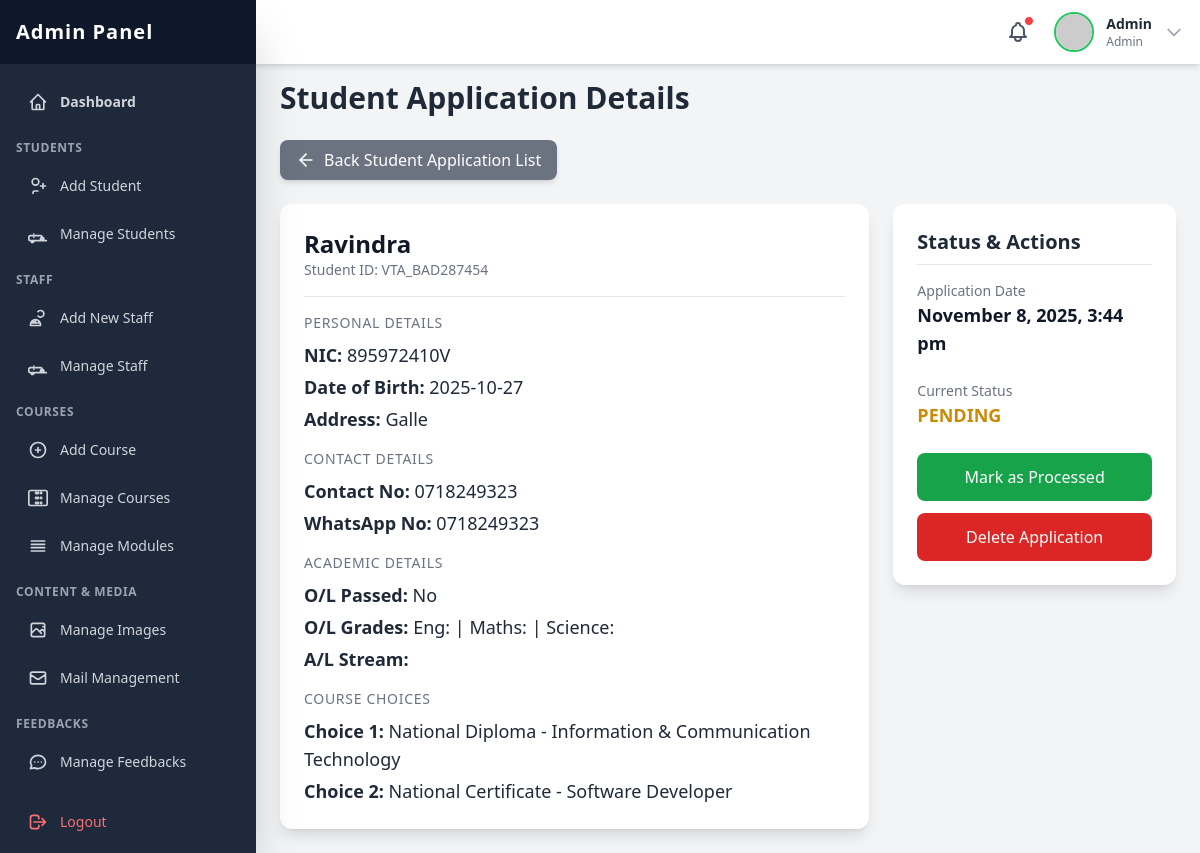
Page /admin/pages/view_student_details.php?id=48 (signed in) on the committed database.
### tables this page shows
CREATE TABLE IF NOT EXISTS `student_enrollments` (
  `id` int UNSIGNED NOT NULL AUTO_INCREMENT,
  `Student_id` varchar(50) NOT NULL,
  `full_name` varchar(255) NOT NULL,
  `nic` varchar(12) NOT NULL,
  `address` text NOT NULL,
  `dob` date NOT NULL,
  `contact_no` varchar(15) NOT NULL,
  `whatsapp_no` varchar(15) DEFAULT NULL,
  `ol_pass_status` enum('Yes','No') NOT NULL,
  `ol_english_grade` varchar(5) DEFAULT NULL,
  `ol_maths_grade` varchar(5) DEFAULT NULL,
  `ol_science_grade` varchar(5) DEFAULT NULL,
  `al_category` enum('science','commerce','arts','tech','other') NOT NULL,
  `course_option_one` varchar(100) NOT NULL,
  `course_option_two` varchar(100) DEFAULT NULL,
  `application_date` timestamp NOT NULL DEFAULT CURRENT_TIMESTAMP,
  `is_processed` tinyint(1) DEFAULT '0',
  PRIMARY KEY (`id`)
);

### admin/pages/view_student_details.php (the view, shortened to what this page needs)
<?php
include_once('../include/header.php');
include_once('../../include/connection.php');
$id = (int)$_GET['id'];
$query = "SELECT * FROM student_enrollments WHERE id = ?";
$stmt = $con->prepare($query);
$stmt->bind_param("i", $id);
$stmt->execute();
$result = $stmt->get_result();
if ($result->num_rows == 1) {
    $student = $result->fetch_assoc();
} else {
    echo "<div class='p-6'><p class='text-red-500'>Error: No student found with ID: " . htmlspecialchars($id) . "</p></div>";
    include_once('../include/footer.php');
    exit();
}
?>
<h2 class="text-3xl font-bold text-gray-800 mb-6">Student Application Details</h2>
<div class="mb-6">
    <a href="manage_students.php"
       class="inline-flex items-center px-4 py-2 bg-gray-500 text-white rounded-lg hover:bg-gray-600 shadow-md transition duration-150">
        <svg xmlns="http://www.w3.org/2000/svg" width="20" height="20" viewBox="0 0 24 24" fill="none" stroke="currentColor" stroke-width="2" stroke-linecap="round" stroke-linejoin="round" class="mr-2"><line x1="19" y1="12" x2="5" y2="12"></line><polyline points="12 19 5 12 12 5"></polyline></svg>
        Back Student Application List
    </a>
</div>
<div class="grid grid-cols-1 lg:grid-cols-3 gap-6">
    <div class="lg:col-span-2 bg-white p-6 rounded-xl shadow-lg">
        <div class="border-b pb-4 mb-4">
            <h3 class="text-2xl font-bold text-gray-900"><?php echo htmlspecialchars($student['full_name']); ?></h3>
            <p class="text-sm text-gray-500">Student ID: <?php echo htmlspecialchars($student['Student_id']); ?></p>
        </div>
        <div class="space-y-4">
             <div>
                <h4 class="text-sm font-medium text-gray-500 uppercase tracking-wider">Personal Details</h4>
                <div class="mt-2 text-lg text-gray-800 space-y-1">
                    <p><strong>NIC:</strong> <?php echo htmlspecialchars($student['nic']); ?></p>
                    <p><strong>Date of Birth:</strong> <?php echo htmlspecialchars($student['dob']); ?></p>
                    <p><strong>Address:</strong> <?php echo nl2br(htmlspecialchars($student['address'])); ?></p>
                </div>
            </div>
             <div>
                <h4 class="text-sm font-medium text-gray-500 uppercase tracking-wider">Contact Details</h4>
                <div class="mt-2 text-lg text-gray-800 space-y-1">
                    <p><strong>Contact No:</strong> <?php echo htmlspecialchars($student['contact_no']); ?></p>
                    <p><strong>WhatsApp No:</strong> <?php echo htmlspecialchars($student['whatsapp_no'] ?? 'N/A'); ?></p>
                </div>
            </div>
            <div>
                 <h4 class="text-sm font-medium text-gray-500 uppercase tracking-wider">Academic Details</h4>
                 <div class="mt-2 text-lg text-gray-800 space-y-1">
                    <p><strong>O/L Passed:</strong> <?php echo htmlspecialchars($student['ol_pass_status']); ?></p>
                    <p><strong>O/L Grades:</strong>
                        Eng: <strong><?php echo htmlspecialchars($student['ol_english_grade'] ?? '-'); ?></strong> |
                        Maths: <strong><?php echo htmlspecialchars($student['ol_maths_grade'] ?? '-'); ?></strong> |
                        Science: <strong><?php echo htmlspecialchars($student['ol_science_grade'] ?? '-'); ?></strong>
                    </p>
                    <p><strong>A/L Stream:</strong> <?php echo htmlspecialchars($student['al_category']); ?></p>
                </div>
            </div>
             <div>
                <h4 class="text-sm font-medium text-gray-500 uppercase tracking-wider">Course Choices</h4>
                <div class="mt-2 text-lg text-gray-800 space-y-1">
                    <p><strong>Choice 1:</strong> <?php echo htmlspecialchars($student['course_option_one']); ?></p>
                    <p><strong>Choice 2:</strong> <?php echo htmlspecialchars($student['course_option_two'] ?? 'N/A'); ?></p>
                </div>
            </div>
        </div>
    </div>
    <div class="lg:col-span-1">
        <div class="bg-white p-6 rounded-xl shadow-lg sticky top-28">
            <h3 class="text-xl font-semibold text-gray-800 mb-4 border-b pb-2">Status & Actions</h3>
            <div class="mb-6">
                <p class="text-sm font-medium text-gray-500">Application Date</p>
                <p class="text-lg font-semibold text-gray-900"><?php echo date('F j, Y, g:i a', strtotime($student['application_date'])); ?></p>
            </div>
            <div class="mb-6">
                <p class="text-sm font-medium text-gray-500">Current Status</p>
                <?php if ($student['is_processed'] == 1): ?>
                    <p class="text-lg font-bold text-green-600">PROCESSED</p>
                <?php else: ?>
                    <p class="text-lg font-bold text-yellow-600">PENDING</p>
                <?php endif; ?>
            </div>
            <div class="space-y-3">
                <?php if ($student['is_processed'] == 0): ?>
                <a href="../lib/student_action_handler.php?action=process&id=<?php echo htmlspecialchars($student['id']); ?>"
                   class="block w-full text-center p-3 font-medium rounded-lg text-white bg-green-600 hover:bg-green-700 transition duration-150">
                    Mark as Processed
                </a>
                <?php endif; ?>
                <a href="../lib/student_action_handler.php?action=delete&id=<?php echo htmlspecialchars($student['id']); ?>"
                   class="block w-full text-center p-3 font-medium rounded-lg text-white bg-red-600 hover:bg-red-700 transition duration-150"
                   onclick="return confirm('Are you sure you want to permanently delete this application? This action cannot be undone.');">
                    Delete Application
                </a>
            </div>
        </div>
    </div>
</div>
<?php
include_once('../include/footer.php');
?>

### admin/include/header.php (shortened to what this page needs)
<?php
$admin_username = isset($_SESSION['admin_username']) ? $_SESSION['admin_username'] : null;
$admin_display_name = 'User';
$admin_display_type = 'Guest';
if ($admin_username) {
    include_once __DIR__ . '/../../include/connection.php';
    if (isset($con)) {
        $query_admin = "SELECT username, type FROM admin WHERE username = ?";
        $stmt_admin = $con->prepare($query_admin);
        if ($stmt_admin) {
            $stmt_admin->bind_param("s", $admin_username);
            $stmt_admin->execute();
            $result_admin = $stmt_admin->get_result();
            if ($result_admin->num_rows == 1) {
                $admin_data = $result_admin->fetch_assoc();
                $admin_display_name = htmlspecialchars($admin_data['username']);
                $admin_display_type = htmlspecialchars(ucfirst($admin_data['type']));
            }
        } else {
             error_log("Admin header: Failed to prepare admin query: " . $con->error);
        }
    } else {
        error_log("Admin header: Database connection not established in connection.php.");
    }
}
?>
<!DOCTYPE html>
<html lang="en">
<head>
    <script src="https://cdn.tailwindcss.com"></script>
    <link href="https://cdnjs.cloudflare.com/ajax/libs/flowbite/2.2.1/flowbite.min.css" rel="stylesheet" />
    <link rel="stylesheet" href="../css/webkit.css">
</head>
<body class="bg-gray-100 min-h-screen">
    <header class="fixed top-0 left-0 right-0 h-16 bg-white shadow-md z-30 flex items-center justify-between px-4 transition-all duration-300" id="page-header">
        <div class="flex items-center space-x-4 relative"> <button class="relative p-2 text-gray-600 hover:text-green-600 transition duration-150 rounded-full hover:bg-gray-100">
                <span class="absolute top-1 right-1 w-2.5 h-2.5 bg-red-500 rounded-full border border-white"></span>
            </button>
            <button id="avatarButton" type="button" data-dropdown-toggle="userDropdown" data-dropdown-placement="bottom-start" class="flex items-center space-x-3 cursor-pointer group">
                <img class="h-10 w-10 rounded-full object-cover border-2 border-green-500" src="https://placehold.co/100x100/10b981/ffffff?text=<?php echo strtoupper(substr($admin_display_name, 0, 1)); ?>" alt="Admin Profile">
                <div class="hidden sm:block text-sm text-left"> <p class="font-semibold text-gray-800"><?php echo $admin_display_name; ?></p>
                    <p class="text-xs text-gray-500"><?php echo $admin_display_type; ?></p>
                </div>
                <svg class="w-5 h-5 text-gray-400 group-hover:text-gray-600 transition duration-150" fill="none" stroke="currentColor" viewBox="0 0 24 24" xmlns="http://www.w3.org/2000/svg"><path stroke-linecap="round" stroke-linejoin="round" stroke-width="2" d="M19 9l-7 7-7-7"></path></svg> </button>
            </div>
    </header>
    <div id="sidebar-wrapper">
        <nav class="fixed top-0 bottom-0 left-0 w-64 bg-slate-800 text-white z-40 transform -translate-x-full lg:translate-x-0 transition-transform duration-300 ease-in-out shadow-2xl" id="page-sidebar">
            <div class="h-16 bg-slate-900 flex items-center justify-between px-4">
                <h1 class="text-xl font-extrabold text-white tracking-wider">Admin Panel</h1>
            </div>
            <div class="px-4 space-y-2 h-full overflow-y-auto pt-4 pb-16">
                 <div class="space-y-1">
                    <a href="Dashboard.php" class="flex items-center p-3 text-sm font-semibold rounded-lg text-gray-300 hover:bg-slate-700 hover:text-white transition duration-150">
                        Dashboard
                    </a>
                    <p class="text-xs font-semibold text-gray-400 pt-3 pb-1 uppercase tracking-wider">Students</p>
                    <a href="student_register.php" class="flex items-center p-3 text-sm font-medium rounded-lg text-gray-300 hover:bg-slate-700 hover:text-white transition duration-150">
                        <svg class="w-5 h-5 mr-3" fill="none" stroke="currentColor" viewBox="0 0 24 24" xmlns="http://www.w3.org/2000/svg"><path stroke-linecap="round" stroke-linejoin="round" stroke-width="2" d="M18 9v3m0 0v3m0-3h3m-3 0h-3m-2-5a4 4 0 11-8 0 4 4 0 018 0zM12 18H8a2 2 0 00-2 2v1"></path></svg>
                        Add Student
                    </a>
                    <a href="manage_students.php" class="flex items-center p-3 text-sm font-medium rounded-lg text-gray-300 hover:bg-slate-700 hover:text-white transition duration-150">
                        Manage Students
                    </a>
                    <p class="text-xs font-semibold text-gray-400 pt-3 pb-1 uppercase tracking-wider">Staff</p>
                    <a href="staff_register.php"  class="flex items-center p-3 text-sm font-medium rounded-lg text-gray-300 hover:bg-slate-700 hover:text-white transition duration-150">
                        <svg class="w-5 h-5 mr-3" fill="none" stroke="currentColor" viewBox="0 0 24 24" xmlns="http://www.w3.org/2000/svg"><path stroke-linecap="round" stroke-linejoin="round" stroke-width="2" d="M12 4.354a4 4 0 110 5.292M15 21H3v-1a6 6 0 0112 0v1zm-6-4a6 6 0 00-4 0v1h8v-1m-4 0v-2"></path></svg>
                        Add New Staff
                    </a>
                    <a href="manage_staff.php" class="flex items-center p-3 text-sm font-medium rounded-lg text-gray-300 hover:bg-slate-700 hover:text-white transition duration-150">
                         Manage Staff
                    </a>
                    <p class="text-xs font-semibold text-gray-400 pt-3 pb-1 uppercase tracking-wider">Courses</p>
                    <a href="add_course.php" class="flex items-center p-3 text-sm font-medium rounded-lg text-gray-300 hover:bg-slate-700 hover:text-white transition duration-150">
                        <svg class="w-5 h-5 mr-3" fill="none" stroke="currentColor" viewBox="0 0 24 24" xmlns="http://www.w3.org/2000/svg"><path stroke-linecap="round" stroke-linejoin="round" stroke-width="2" d="M12 9v3m0 0v3m0-3h3m-3 0H9m12 0a9 9 0 11-18 0 9 9 0 0118 0z"></path></svg>
                        Add Course
                    </a>
                    <a href="manage_course.php" class="flex items-center p-3 text-sm font-medium rounded-lg text-gray-300 hover:bg-slate-700 hover:text-white transition duration-150">
                        Manage Courses
                    </a>
                     <a href="manage_modules.php" class="flex items-center p-3 text-sm font-medium rounded-lg text-gray-300 hover:bg-slate-700 hover:text-white transition duration-150">
                        <svg class="w-5 h-5 mr-3" fill="none" stroke="currentColor" viewBox="0 0 24 24" xmlns="http://www.w3.org/2000/svg"><path stroke-linecap="round" stroke-linejoin="round" stroke-width="2" d="M4 6h16M4 10h16M4 14h16M4 18h16"></path></svg>
                        Manage Modules
                    </a>
                    <p class="text-xs font-semibold text-gray-400 pt-3 pb-1 uppercase tracking-wider">Content & Media</p>
                    <a href="manage images.php" class="flex items-center p-3 text-sm font-medium rounded-lg text-gray-300 hover:bg-slate-700 hover:text-white transition duration-150">
                        Manage Images
                    </a>
                    <a href="mail_management.php" class="flex items-center p-3 text-sm font-medium rounded-lg text-gray-300 hover:bg-slate-700 hover:text-white transition duration-150">
                        <svg class="w-5 h-5 mr-3" fill="none" stroke="currentColor" viewBox="0 0 24 24" xmlns="http://www.w3.org/2000/svg"><path stroke-linecap="round" stroke-linejoin="round" stroke-width="2" d="M3 8l7.89 5.26a2 2 0 002.22 0L21 8M5 19h14a2 2 0 002-2V7a2 2 0 00-2-2H5a2 2 0 00-2 2v10a2 2 0 002 2z"></path></svg>
                        Mail Management
                    </a>
                     <p class="text-xs font-semibold text-gray-400 pt-3 pb-1 uppercase tracking-wider">Feedbacks</p>
                    <a href="manage_feedback.php" class="flex items-center p-3 text-sm font-medium rounded-lg text-gray-300 hover:bg-slate-700 hover:text-white transition duration-150">
                        Manage Feedbacks
                    </a>
                    <a href="../lib/logout.php" class="flex items-center p-3 text-sm font-medium rounded-lg text-red-400 hover:bg-slate-700 hover:text-red-300 transition duration-150 mt-8 !pt-6">
                        <svg class="w-5 h-5 mr-3" fill="none" stroke="currentColor" viewBox="0 0 24 24" xmlns="http://www.w3.org/2000/svg"><path stroke-linecap="round" stroke-linejoin="round" stroke-width="2" d="M17 16l4-4m0 0l-4-4m4 4H7m6 4v1a3 3 0 01-3 3H6a3 3 0 01-3-3V7a3 3 0 013-3h4a3 3 0 013 3v1"></path></svg>
                        Logout
                    </a>
                </div>
            </div>
        </nav>
    </div>
    <main class="pt-20 p-6 lg:ml-64 transition-all duration-300" id="main-content">

### admin/css/webkit.css (style rules this page uses)
html { font-family: 'Inter', sans-serif; }

### rows in the picture
student_enrollments: full_name "Ravindra", Student "VTA_BAD287454", nic "895972410V", dob "2025-10-27", address "Galle", contact_no "0718249323", whatsapp_no "0718249323", ol_pass_status "No", course_option_one "National Diploma - Information & Communication Technology", course_option_two "National Certificate - Software Developer", application_date "November 8, 2025, 3:44 pm"

### other values in the picture
$admin_display_name "Admin"
$admin_display_type "Admin"
